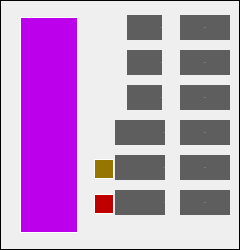
     <widget class="QGroupBox" name="groupBox_4">
      <property name="geometry">
       <rect>
        <x>-1</x>
        <y>465</y>
        <width>240</width>
        <height>250</height>
       </rect>
      </property>
      <property name="sizePolicy">
       <sizepolicy hsizetype="Maximum" vsizetype="Maximum">
        <horstretch>0</horstretch>
        <verstretch>0</verstretch>
       </sizepolicy>
      </property>
      <property name="styleSheet">
       <string notr="true">border: 1px solid black;</string>
      </property>
      <property name="title">
       <string/>
      </property>
      <widget class="QLabel" name="label_111">
       <property name="geometry">
        <rect>
         <x>94</x>
         <y>194</y>
         <width>20</width>
         <height>20</height>
        </rect>
       </property>
       <property name="font">
        <font>
         <family>Times New Roman</family>
         <pointsize>10</pointsize>
         <bold>true</bold>
        </font>
       </property>
       <property name="styleSheet">
        <string notr="true">background-color: rgb(190, 0, 0);
border: 1px solid white;</string>
       </property>
       <property name="text">
        <string/>
       </property>
       <property name="alignment">
        <set>Qt::AlignRight|Qt::AlignTrailing|Qt::AlignVCenter</set>
       </property>
      </widget>
      <widget class="QLabel" name="label_109">
       <property name="geometry">
        <rect>
         <x>115</x>
         <y>155</y>
         <width>50</width>
         <height>25</height>
        </rect>
       </property>
       <property name="font">
        <font>
         <family>Roboto</family>
         <pointsize>-1</pointsize>
         <italic>false</italic>
         <bold>false</bold>
        </font>
       </property>
       <property name="styleSheet">
        <string notr="true">background-color: rgb(94, 94, 94);
color: rgb(194, 194, 194);
border: 0px;
text-align: left;
font: 18px 'Roboto';</string>
       </property>
       <property name="text">
        <string>e* :</string>
       </property>
       <property name="alignment">
        <set>Qt::AlignRight|Qt::AlignTrailing|Qt::AlignVCenter</set>
       </property>
      </widget>
      <widget class="QLabel" name="label_102">
       <property name="geometry">
        <rect>
         <x>127</x>
         <y>50</y>
         <width>35</width>
         <height>25</height>
        </rect>
       </property>
       <property name="font">
        <font>
         <family>Roboto</family>
         <pointsize>-1</pointsize>
         <italic>false</italic>
         <bold>false</bold>
        </font>
       </property>
       <property name="styleSheet">
        <string notr="true">background-color: rgb(94, 94, 94);
color: rgb(194, 194, 194);
border: 0px;
text-align: left;
font: 18px 'Roboto';</string>
       </property>
       <property name="text">
        <string>b*:</string>
       </property>
       <property name="alignment">
        <set>Qt::AlignRight|Qt::AlignTrailing|Qt::AlignVCenter</set>
       </property>
      </widget>
      <widget class="QLabel" name="label_104">
       <property name="geometry">
        <rect>
         <x>127</x>
         <y>85</y>
         <width>35</width>
         <height>25</height>
        </rect>
       </property>
       <property name="font">
        <font>
         <family>Roboto</family>
         <pointsize>-1</pointsize>
         <italic>false</italic>
         <bold>false</bold>
        </font>
       </property>
       <property name="styleSheet">
        <string notr="true">background-color: rgb(94, 94, 94);
color: rgb(194, 194, 194);
border: 0px;
text-align: left;
font: 18px 'Roboto';</string>
       </property>
       <property name="text">
        <string>c*:</string>
       </property>
       <property name="alignment">
        <set>Qt::AlignRight|Qt::AlignTrailing|Qt::AlignVCenter</set>
       </property>
      </widget>
      <widget class="QLabel" name="label_101">
       <property name="geometry">
        <rect>
         <x>180</x>
         <y>15</y>
         <width>50</width>
         <height>25</height>
        </rect>
       </property>
       <property name="font">
        <font>
         <family>Roboto</family>
         <pointsize>-1</pointsize>
         <italic>false</italic>
         <bold>false</bold>
        </font>
       </property>
       <property name="styleSheet">
        <string notr="true">background-color: rgb(94, 94, 94);
color: rgb(194, 194, 194);
border: 0px;
text-align: left;
font: 18px 'Roboto';</string>
       </property>
       <property name="text">
        <string>0.00</string>
       </property>
       <property name="alignment">
        <set>Qt::AlignCenter</set>
       </property>
      </widget>
      <widget class="QLabel" name="label_103">
       <property name="geometry">
        <rect>
         <x>180</x>
         <y>50</y>
         <width>50</width>
         <height>25</height>
        </rect>
       </property>
       <property name="font">
        <font>
         <family>Roboto</family>
         <pointsize>-1</pointsize>
         <italic>false</italic>
         <bold>false</bold>
        </font>
       </property>
       <property name="styleSheet">
        <string notr="true">background-color: rgb(94, 94, 94);
color: rgb(194, 194, 194);
border: 0px;
text-align: left;
font: 18px 'Roboto';</string>
       </property>
       <property name="text">
        <string>0.00</string>
       </property>
       <property name="alignment">
        <set>Qt::AlignCenter</set>
       </property>
      </widget>
      <widget class="QLabel" name="label_105">
       <property name="geometry">
        <rect>
         <x>180</x>
         <y>85</y>
         <width>50</width>
         <height>25</height>
        </rect>
       </property>
       <property name="font">
        <font>
         <family>Roboto</family>
         <pointsize>-1</pointsize>
         <italic>false</italic>
         <bold>false</bold>
        </font>
       </property>
       <property name="styleSheet">
        <string notr="true">background-color: rgb(94, 94, 94);
color: rgb(194, 194, 194);
border: 0px;
text-align: left;
font: 18px 'Roboto';</string>
       </property>
       <property name="text">
        <string>0.00</string>
       </property>
       <property name="alignment">
        <set>Qt::AlignCenter</set>
       </property>
      </widget>
      <widget class="QLabel" name="label_110">
       <property name="geometry">
        <rect>
         <x>180</x>
         <y>155</y>
         <width>50</width>
         <height>25</height>
        </rect>
       </property>
       <property name="font">
        <font>
         <family>Roboto</family>
         <pointsize>-1</pointsize>
         <italic>false</italic>
         <bold>false</bold>
        </font>
       </property>
       <property name="styleSheet">
        <string notr="true">background-color: rgb(94, 94, 94);
color: rgb(194, 194, 194);
border: 0px;
text-align: left;
font: 18px 'Roboto';</string>
       </property>
       <property name="text">
        <string>0.00</string>
       </property>
       <property name="alignment">
        <set>Qt::AlignCenter</set>
       </property>
      </widget>
      <widget class="QLabel" name="label_114">
       <property name="geometry">
        <rect>
         <x>20</x>
         <y>17</y>
         <width>58</width>
         <height>216</height>
        </rect>
       </property>
       <property name="font">
        <font>
         <family>Times New Roman</family>
         <pointsize>10</pointsize>
         <bold>true</bold>
        </font>
       </property>
       <property name="styleSheet">
        <string notr="true">background-color: rgb(188, 0, 235);
border: 1px solid white;</string>
       </property>
       <property name="text">
        <string/>
       </property>
       <property name="alignment">
        <set>Qt::AlignRight|Qt::AlignTrailing|Qt::AlignVCenter</set>
       </property>
      </widget>
      <widget class="QLabel" name="label_100">
       <property name="geometry">
        <rect>
         <x>127</x>
         <y>15</y>
         <width>35</width>
         <height>25</height>
        </rect>
       </property>
       <property name="font">
        <font>
         <family>Roboto</family>
         <pointsize>-1</pointsize>
         <italic>false</italic>
         <bold>false</bold>
        </font>
       </property>
       <property name="styleSheet">
        <string notr="true">background-color: rgb(94, 94, 94);
color: rgb(194, 194, 194);
border: 0px;
text-align: left;
font: 18px 'Roboto';</string>
       </property>
       <property name="text">
        <string>a*:</string>
       </property>
       <property name="alignment">
        <set>Qt::AlignRight|Qt::AlignTrailing|Qt::AlignVCenter</set>
       </property>
      </widget>
      <widget class="QLabel" name="label_108">
       <property name="geometry">
        <rect>
         <x>94</x>
         <y>159</y>
         <width>20</width>
         <height>20</height>
        </rect>
       </property>
       <property name="font">
        <font>
         <family>Times New Roman</family>
         <pointsize>10</pointsize>
         <bold>true</bold>
        </font>
       </property>
       <property name="styleSheet">
        <string notr="true">background-color: rgb(150, 117, 0);
border: 1px solid white;</string>
       </property>
       <property name="text">
        <string/>
       </property>
       <property name="alignment">
        <set>Qt::AlignRight|Qt::AlignTrailing|Qt::AlignVCenter</set>
       </property>
      </widget>
      <widget class="QLabel" name="label_112">
       <property name="geometry">
        <rect>
         <x>115</x>
         <y>190</y>
         <width>50</width>
         <height>25</height>
        </rect>
       </property>
       <property name="font">
        <font>
         <family>Roboto</family>
         <pointsize>-1</pointsize>
         <italic>false</italic>
         <bold>false</bold>
        </font>
       </property>
       <property name="styleSheet">
        <string notr="true">background-color: rgb(94, 94, 94);
color: rgb(194, 194, 194);
border: 0px;
text-align: left;
font: 18px 'Roboto';</string>
       </property>
       <property name="text">
        <string>f* :</string>
       </property>
       <property name="alignment">
        <set>Qt::AlignRight|Qt::AlignTrailing|Qt::AlignVCenter</set>
       </property>
      </widget>
      <widget class="QLabel" name="label_113">
       <property name="geometry">
        <rect>
         <x>180</x>
         <y>190</y>
         <width>50</width>
         <height>25</height>
        </rect>
       </property>
       <property name="font">
        <font>
         <family>Roboto</family>
         <pointsize>-1</pointsize>
         <italic>false</italic>
         <bold>false</bold>
        </font>
       </property>
       <property name="styleSheet">
        <string notr="true">background-color: rgb(94, 94, 94);
color: rgb(194, 194, 194);
border: 0px;
text-align: left;
font: 18px 'Roboto';</string>
       </property>
       <property name="text">
        <string>0.00</string>
       </property>
       <property name="alignment">
        <set>Qt::AlignCenter</set>
       </property>
      </widget>
      <widget class="QLabel" name="label_106">
       <property name="geometry">
        <rect>
         <x>115</x>
         <y>120</y>
         <width>50</width>
         <height>25</height>
        </rect>
       </property>
       <property name="font">
        <font>
         <family>Roboto</family>
         <pointsize>-1</pointsize>
         <italic>false</italic>
         <bold>false</bold>
        </font>
       </property>
       <property name="styleSheet">
        <string notr="true">background-color: rgb(94, 94, 94);
color: rgb(194, 194, 194);
border: 0px;
text-align: left;
font: 18px 'Roboto';</string>
       </property>
       <property name="text">
        <string>d* :</string>
       </property>
       <property name="alignment">
        <set>Qt::AlignRight|Qt::AlignTrailing|Qt::AlignVCenter</set>
       </property>
      </widget>
      <widget class="QLabel" name="label_107">
       <property name="geometry">
        <rect>
         <x>180</x>
         <y>120</y>
         <width>50</width>
         <height>25</height>
        </rect>
       </property>
       <property name="font">
        <font>
         <family>Roboto</family>
         <pointsize>-1</pointsize>
         <italic>false</italic>
         <bold>false</bold>
        </font>
       </property>
       <property name="styleSheet">
        <string notr="true">background-color: rgb(94, 94, 94);
color: rgb(194, 194, 194);
border: 0px;
text-align: left;
font: 18px 'Roboto';</string>
       </property>
       <property name="text">
        <string>0.00</string>
       </property>
       <property name="alignment">
        <set>Qt::AlignCenter</set>
       </property>
      </widget>
      <zorder>label_109</zorder>
      <zorder>label_102</zorder>
      <zorder>label_104</zorder>
      <zorder>label_101</zorder>
      <zorder>label_103</zorder>
      <zorder>label_105</zorder>
      <zorder>label_110</zorder>
      <zorder>label_114</zorder>
      <zorder>label_100</zorder>
      <zorder>label_108</zorder>
      <zorder>label_111</zorder>
      <zorder>label_112</zorder>
      <zorder>label_113</zorder>
      <zorder>label_106</zorder>
      <zorder>label_107</zorder>
     </widget>
